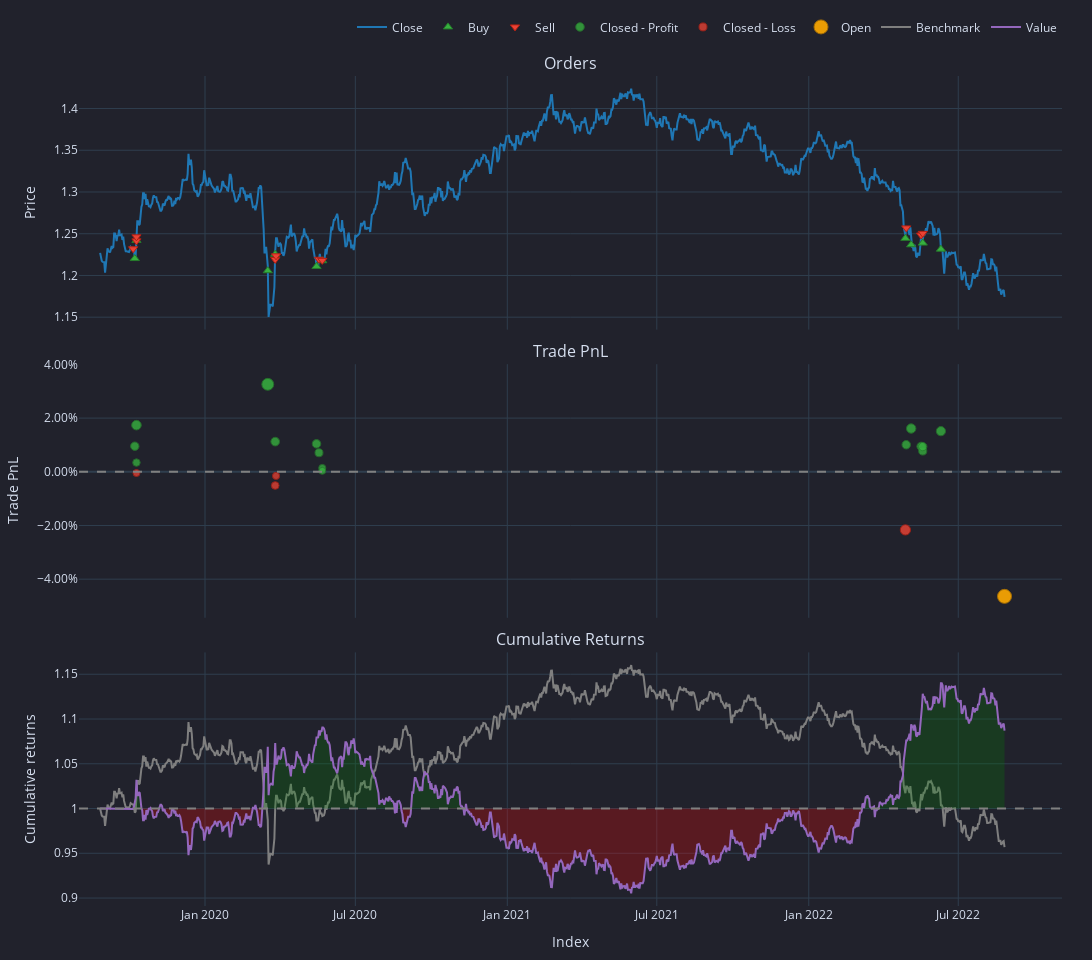

This figure's notebook cell:
### Code cell
# pf_2_bb_custom.plot().show() ## This takes too long (30 secs) as it uses 5m timeframe
pf_2_bb_custom.resample("1d").plot().show()

### Figure 1 — Plotly figure (JSON) as saved in the notebook; plotly's stock layout.template omitted (floating-point values rounded to 4 significant figures; data arrays with more than 128 entries replaced by an {"elided": "..."} marker saying what was removed)
{"data": [{"legendgroup": "0", "line": {"color": "#1f77b4"}, "mode": "lines", "name": "Close", "showlegend": true, "type": "scatter", "uid": "ddc02c22-248f-43b9-a1b0-911114ff624c", "x": {"elided": "1096 str values"}, "xaxis": "x", "y": {"elided": "1096 float values"}, "yaxis": "y"}, {"customdata": [["1", "2019-10-08 00:00:00+00:00", "2019-10-08 00:00:00+00:00", "2019-10-08 00:00:00+00:00", 163900.0, 1.22, 0, "Market", "None"], ["3", "2019-10-10 00:00:00+00:00", "2019-10-10 00:00:00+00:00", "2019-10-10 00:00:00+00:00", 165400.0, 1.242, 0, "Market", "None"], ["5", "2020-03-17 00:00:00+00:00", "2020-03-17 00:00:00+00:00", "2020-03-17 00:00:00+00:00", 170900.0, 1.206, 0, "Market", "None"], ["7", "2020-03-26 00:00:00+00:00", "2020-03-26 00:00:00+00:00", "2020-03-26 00:00:00+00:00", 175500.0, 1.225, 0, "Market", "None"], ["9", "2020-05-15 00:00:00+00:00", "2020-05-15 00:00:00+00:00", "2020-05-15 00:00:00+00:00", 176500.0, 1.211, 0, "Market", "None"], ["11", "2020-05-22 00:00:00+00:00", "2020-05-22 00:00:00+00:00", "2020-05-22 00:00:00+00:00", 178600.0, 1.218, 0, "Market", "None"], ["13", "2022-04-28 00:00:00+00:00", "2022-04-28 00:00:00+00:00", "2022-04-28 00:00:00+00:00", 175000.0, 1.244, 0, "Market", "None"], ["15", "2022-05-05 00:00:00+00:00", "2022-05-05 00:00:00+00:00", "2022-05-05 00:00:00+00:00", 174100.0, 1.237, 0, "Market", "None"], ["17", "2022-05-19 00:00:00+00:00", "2022-05-19 00:00:00+00:00", "2022-05-19 00:00:00+00:00", 178200.0, 1.239, 0, "Market", "None"], ["19", "2022-06-10 00:00:00+00:00", "2022-06-10 00:00:00+00:00", "2022-06-10 00:00:00+00:00", 182400.0, 1.232, 0, "Market", "None"]], "hovertemplate": "<br>Order Id: %{customdata[0]}\n<br>Signal Index: %{customdata[1]}\n<br>Creation Index: %{customdata[2]}\n<br>Fill Index: %{customdata[3]}\n<br>Size: %{customdata[4]:,}\n<br>Price: %{customdata[5]:,}\n<br>Fees: %{customdata[6]:,}\n<br>Type: %{customdata[7]}\n<br>Stop Type: %{customdata[8]}", "marker": {"color": "#37B13F", "line": {"color": "rgb(38,123,44)", "width": 1}, "size": 8, "symbol": "triangle-up"}, "mode": "markers", "name": "Buy", "type": "scatter", "uid": "bf6c109b-03f2-4a41-a1ca-4ccf9cfcd883", "x": ["2019-10-08T00:00:00+00:00", "2019-10-10T00:00:00+00:00", "2020-03-17T00:00:00+00:00", "2020-03-26T00:00:00+00:00", "2020-05-15T00:00:00+00:00", "2020-05-22T00:00:00+00:00", "2022-04-28T00:00:00+00:00", "2022-05-05T00:00:00+00:00", "2022-05-19T00:00:00+00:00", "2022-06-10T00:00:00+00:00"], "xaxis": "x", "y": [1.22, 1.242, 1.206, 1.225, 1.211, 1.218, 1.244, 1.237, 1.239, 1.232], "yaxis": "y"}, {"customdata": [["0", "2019-10-06 00:00:00+00:00", "2019-10-06 00:00:00+00:00", "2019-10-06 00:00:00+00:00", 81170.0, 1.232, 0, "Market", "None"], ["2", "2019-10-10 00:00:00+00:00", "2019-10-10 00:00:00+00:00", "2019-10-10 00:00:00+00:00", 165500.0, 1.241, 0, "Market", "None"], ["4", "2019-10-10 00:00:00+00:00", "2019-10-10 00:00:00+00:00", "2019-10-10 00:00:00+00:00", 165300.0, 1.246, 0, "Market", "None"], ["6", "2020-03-26 00:00:00+00:00", "2020-03-26 00:00:00+00:00", "2020-03-26 00:00:00+00:00", 176400.0, 1.219, 0, "Market", "None"], ["8", "2020-03-27 00:00:00+00:00", "2020-03-27 00:00:00+00:00", "2020-03-27 00:00:00+00:00", 174700.0, 1.224, 0, "Market", "None"], ["10", "2020-05-18 00:00:00+00:00", "2020-05-18 00:00:00+00:00", "2020-05-18 00:00:00+00:00", 178300.0, 1.219, 0, "Market", "None"], ["12", "2020-05-22 00:00:00+00:00", "2020-05-22 00:00:00+00:00", "2020-05-22 00:00:00+00:00", 178800.0, 1.218, 0, "Market", "None"], ["14", "2022-04-29 00:00:00+00:00", "2022-04-29 00:00:00+00:00", "2022-04-29 00:00:00+00:00", 171300.0, 1.257, 0, "Market", "None"], ["16", "2022-05-17 00:00:00+00:00", "2022-05-17 00:00:00+00:00", "2022-05-17 00:00:00+00:00", 176900.0, 1.248, 0, "Market", "None"], ["18", "2022-05-19 00:00:00+00:00", "2022-05-19 00:00:00+00:00", "2022-05-19 00:00:00+00:00", 179600.0, 1.25, 0, "Market", "None"]], "hovertemplate": "<br>Order Id: %{customdata[0]}\n<br>Signal Index: %{customdata[1]}\n<br>Creation Index: %{customdata[2]}\n<br>Fill Index: %{customdata[3]}\n<br>Size: %{customdata[4]:,}\n<br>Price: %{customdata[5]:,}\n<br>Fees: %{customdata[6]:,}\n<br>Type: %{customdata[7]}\n<br>Stop Type: %{customdata[8]}", "marker": {"color": "#EA4335", "line": {"color": "rgb(181,31,18)", "width": 1}, "size": 8, "symbol": "triangle-down"}, "mode": "markers", "name": "Sell", "type": "scatter", "uid": "f7e943f5-e106-4d47-bef7-a471f7fe427b", "x": ["2019-10-06T00:00:00+00:00", "2019-10-10T00:00:00+00:00", "2019-10-10T00:00:00+00:00", "2020-03-26T00:00:00+00:00", "2020-03-27T00:00:00+00:00", "2020-05-18T00:00:00+00:00", "2020-05-22T00:00:00+00:00", "2022-04-29T00:00:00+00:00", "2022-05-17T00:00:00+00:00", "2022-05-19T00:00:00+00:00"], "xaxis": "x", "y": [1.232, 1.241, 1.246, 1.219, 1.224, 1.219, 1.218, 1.257, 1.248, 1.25], "yaxis": "y"}, {"customdata": [["0", "0", "2019-10-08 00:00:00+00:00", 952.9, 0.009529], ["1", "1", "2019-10-10 00:00:00+00:00", 1753.0, 0.01737], ["3", "3", "2019-10-10 00:00:00+00:00", 351.3, 0.003422], ["4", "4", "2020-03-17 00:00:00+00:00", 3356.0, 0.03258], ["5", "5", "2020-03-26 00:00:00+00:00", 1195.0, 0.01124], ["8", "8", "2020-05-15 00:00:00+00:00", 1113.0, 0.01041], ["9", "9", "2020-05-18 00:00:00+00:00", 765.9, 0.007094], ["10", "10", "2020-05-22 00:00:00+00:00", 154.7, 0.001423], ["11", "11", "2020-05-22 00:00:00+00:00", 38.45, 0.0003531], ["13", "13", "2022-04-29 00:00:00+00:00", 1074.0, 0.01008], ["14", "14", "2022-05-05 00:00:00+00:00", 1734.0, 0.01611], ["15", "15", "2022-05-17 00:00:00+00:00", 1036.0, 0.009468], ["16", "16", "2022-05-19 00:00:00+00:00", 854.7, 0.007742], ["17", "17", "2022-05-19 00:00:00+00:00", 1044.0, 0.009384], ["18", "18", "2022-06-10 00:00:00+00:00", 1700.0, 0.01513]], "hovertemplate": "<br>Exit Trade Id: %{customdata[0]}\n<br>Position Id: %{customdata[1]}\n<br>Exit Index: %{customdata[2]}\n<br>PnL: %{customdata[3]:,}\n<br>Return: %{customdata[4]:,%}", "marker": {"color": "#37B13F", "line": {"color": "rgb(38,123,44)", "width": 1}, "opacity": [0.7799, 0.8054, 0.76, 0.855, 0.7855, 0.7828, 0.772, 0.7535, 0.75, 0.7817, 0.8013, 0.7797, 0.7741, 0.7794, 0.7981], "size": [8.395, 9.586, 7.466, 11.9, 8.655, 8.529, 8.025, 7.163, 7, 8.478, 9.395, 8.386, 8.123, 8.373, 9.247], "symbol": "circle"}, "mode": "markers", "name": "Closed - Profit", "type": "scatter", "uid": "92c3e7f9-80e6-481a-bd92-18ddd4836dfb", "x": ["2019-10-08T00:00:00+00:00", "2019-10-10T00:00:00+00:00", "2019-10-10T00:00:00+00:00", "2020-03-17T00:00:00+00:00", "2020-03-26T00:00:00+00:00", "2020-05-15T00:00:00+00:00", "2020-05-18T00:00:00+00:00", "2020-05-22T00:00:00+00:00", "2020-05-22T00:00:00+00:00", "2022-04-29T00:00:00+00:00", "2022-05-05T00:00:00+00:00", "2022-05-17T00:00:00+00:00", "2022-05-19T00:00:00+00:00", "2022-05-19T00:00:00+00:00", "2022-06-10T00:00:00+00:00"], "xaxis": "x2", "y": [0.009529, 0.01737, 0.003422, 0.03258, 0.01124, 0.01041, 0.007094, 0.001423, 0.0003531, 0.01008, 0.01611, 0.009468, 0.007742, 0.009384, 0.01513], "yaxis": "y2"}, {"customdata": [["2", "2", "2019-10-10 00:00:00+00:00", -47.16, -0.0004591], ["6", "6", "2020-03-26 00:00:00+00:00", -549.2, -0.005106], ["7", "7", "2020-03-27 00:00:00+00:00", -164.6, -0.001538], ["12", "12", "2022-04-28 00:00:00+00:00", -2358.0, -0.02165]], "hovertemplate": "<br>Exit Trade Id: %{customdata[0]}\n<br>Position Id: %{customdata[1]}\n<br>Exit Index: %{customdata[2]}\n<br>PnL: %{customdata[3]:,}\n<br>Return: %{customdata[4]:,%}", "marker": {"color": "#EA4335", "line": {"color": "rgb(181,31,18)", "width": 1}, "opacity": [0.7503, 0.7655, 0.7539, 0.8194], "size": [7.016, 7.722, 7.18, 10.24], "symbol": "circle"}, "mode": "markers", "name": "Closed - Loss", "type": "scatter", "uid": "504ab913-92a4-4e7d-9400-79745a7f9d3f", "x": ["2019-10-10T00:00:00+00:00", "2020-03-26T00:00:00+00:00", "2020-03-27T00:00:00+00:00", "2022-04-28T00:00:00+00:00"], "xaxis": "x2", "y": [-0.0004591, -0.005106, -0.001538, -0.02165], "yaxis": "y2"}, {"customdata": [["19", "19", "2022-08-26 00:00:00+00:00", -5290.0, -0.0464]], "hovertemplate": "<br>Exit Trade Id: %{customdata[0]}\n<br>Position Id: %{customdata[1]}\n<br>Exit Index: %{customdata[2]}\n<br>PnL: %{customdata[3]:,}\n<br>Return: %{customdata[4]:,%}", "marker": {"color": "#FFAA00", "line": {"color": "rgb(178,118,0)", "width": 1}, "opacity": [0.9], "size": [14], "symbol": "circle"}, "mode": "markers", "name": "Open", "type": "scatter", "uid": "16191cb9-d37d-43f4-9267-c7f1ecc2e860", "x": ["2022-08-26T00:00:00+00:00"], "xaxis": "x2", "y": [-0.0464], "yaxis": "y2"}, {"legendgroup": "1", "line": {"color": "#7f7f7f"}, "mode": "lines", "name": "Benchmark", "showlegend": true, "type": "scatter", "uid": "7dd3fdfa-85bf-4f17-9b2d-435ffee2b486", "x": {"elided": "1096 str values"}, "xaxis": "x3", "y": {"elided": "1096 float values"}, "yaxis": "y3"}, {"hoverinfo": "skip", "line": {"color": "rgba(0, 0, 0, 0)", "width": 0}, "mode": "lines", "opacity": 0, "showlegend": false, "type": "scatter", "uid": "e0cad95b-049d-42d6-b0a6-ce7df2ba9f79", "x": {"elided": "1096 str values"}, "xaxis": "x3", "y": {"elided": "1096 int values"}, "yaxis": "y3"}, {"connectgaps": false, "fill": "tonexty", "fillcolor": "rgba(0, 128, 0, 0.25)", "hoverinfo": "skip", "line": {"color": "rgba(0, 0, 0, 0)", "width": 0}, "mode": "lines", "opacity": 0, "showlegend": false, "type": "scatter", "uid": "b8b4b83e-34e7-4ae9-b677-c2b8621ebb05", "x": {"elided": "1096 str values"}, "xaxis": "x3", "y": {"elided": "1096 float values"}, "yaxis": "y3"}, {"hoverinfo": "skip", "line": {"color": "rgba(0, 0, 0, 0)", "width": 0}, "mode": "lines", "opacity": 0, "showlegend": false, "type": "scatter", "uid": "3eb917a2-c58a-4b9a-ad3e-d63c6e0f1615", "x": {"elided": "1096 str values"}, "xaxis": "x3", "y": {"elided": "1096 int values"}, "yaxis": "y3"}, {"connectgaps": false, "fill": "tonexty", "fillcolor": "rgba(255, 0, 0, 0.25)", "hoverinfo": "skip", "line": {"color": "rgba(0, 0, 0, 0)", "width": 0}, "mode": "lines", "opacity": 0, "showlegend": false, "type": "scatter", "uid": "72da0255-6815-4736-a128-7e97c11b62c5", "x": {"elided": "1096 str values"}, "xaxis": "x3", "y": {"elided": "1096 float values"}, "yaxis": "y3"}, {"legendgroup": "2", "line": {"color": "#9467bd"}, "mode": "lines", "name": "Value", "showlegend": true, "type": "scatter", "uid": "aefed61e-2505-4606-8022-5db3a797fe2f", "x": {"elided": "1096 str values"}, "xaxis": "x3", "y": {"elided": "1096 float values"}, "yaxis": "y3"}, {"hoverinfo": "skip", "line": {"color": "rgba(0, 0, 0, 0)", "width": 0}, "mode": "lines", "opacity": 0, "showlegend": false, "type": "scatter", "uid": "41a77451-2490-442f-b683-7c142f77acac", "x": {"elided": "1096 str values"}, "xaxis": "x3", "y": {"elided": "1096 int values"}, "yaxis": "y3"}], "layout": {"annotations": [{"font": {"size": 16}, "showarrow": false, "text": "Orders", "x": 0.5, "xanchor": "center", "xref": "paper", "y": 1, "yanchor": "bottom", "yref": "paper"}, {"font": {"size": 16}, "showarrow": false, "text": "Trade PnL", "x": 0.5, "xanchor": "center", "xref": "paper", "y": 0.6528, "yanchor": "bottom", "yref": "paper"}, {"font": {"size": 16}, "showarrow": false, "text": "Cumulative Returns", "x": 0.5, "xanchor": "center", "xref": "paper", "y": 0.3056, "yanchor": "bottom", "yref": "paper"}], "height": 960, "legend": {"orientation": "h", "traceorder": "normal", "x": 1, "xanchor": "right", "y": 1.042, "yanchor": "bottom"}, "margin": {"b": 30, "l": 30, "r": 30, "t": 30}, "shapes": [{"line": {"color": "gray", "dash": "dash"}, "type": "line", "x0": 0, "x1": 1, "xref": "paper", "y0": 0, "y1": 0, "yref": "y2"}, {"line": {"color": "gray", "dash": "dash"}, "type": "line", "x0": 0, "x1": 1, "xref": "paper", "y0": 1, "y1": 1, "yref": "y3"}], "showlegend": true, "width": 1330, "xaxis": {"anchor": "y", "domain": [0, 1], "matches": "x3", "showticklabels": false}, "xaxis2": {"anchor": "y2", "domain": [0, 1], "matches": "x3", "showticklabels": false}, "xaxis3": {"anchor": "y3", "domain": [0, 1], "title": {"text": "Index"}}, "yaxis": {"anchor": "x", "domain": [0.6944, 1], "title": {"text": "Price"}}, "yaxis2": {"anchor": "x2", "domain": [0.3472, 0.6528], "tickformat": ".2%", "title": {"text": "Trade PnL"}}, "yaxis3": {"anchor": "x3", "domain": [0, 0.3056], "title": {"text": "Cumulative returns"}}}}
